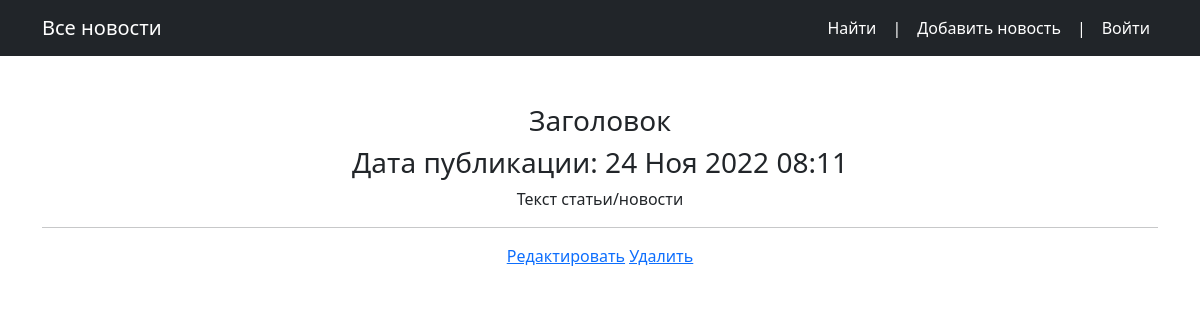
/news/173, run on the app's committed database.
### news/models.py (models this page shows, shortened)
class Post(models.Model):
    article = 'AR'
    news = 'NW'
    POST_LIST = [
        (article, 'Статья'),
        (news, 'Новость'),
    ]
    author = models.ForeignKey(Author, on_delete=models.CASCADE, )
    post_type = models.CharField(max_length=2, choices=POST_LIST, default=article)
    time_create_post = models.DateTimeField(auto_now_add=True)
    category = models.ManyToManyField(Category, through='PostCategory')
    title = models.CharField(max_length=255, default='Заголовок')
    text = models.TextField(default='Текст статьи/новости')
    rating = models.IntegerField(default=0)

### news/views.py (the view)
# urls.py: path('news/<int:pk>', NewDetailView.as_view(), name='news-detail'),
class NewDetailView(DetailView):
    model = Post
    template_name = 'news/news_detail.html'
    context_object_name = 'news_detail'
    def get_context_data(self, **kwargs):
        context = super().get_context_data(**kwargs)
        post_id = context['object'].id
        user_id = self.request.user.id
        category = PostCategory.objects.filter(post_id=post_id)
        user_category = CategorySubscribers.objects.filter(subscribers_id=user_id)
        context['is_not_subscribe'] = not user_category.exists()
        not_subscribe_category = []
        for cat in category:
            if cat.category_id not in user_category.values_list('category_id', flat=True):
                not_subscribe_category.append(cat)
        context['category'] = not_subscribe_category
        return context
    def get_object(self, *args, **kwargs): # переопределяем метод получения объекта
        obj = cache.get(f'news-{self.kwargs["pk"]}', None)
        if not obj:
            obj = super().get_object(queryset=self.queryset)
            cache.set(f'news-{self.kwargs["pk"]}', obj)
        return obj

### news/templatetags/censor_filter.py (called while the page is built)
@register.filter(name='censor_filter')
def censor_filter(text: str):
    words = text.split()
    for word in words:
        value = word.strip('.,?!').lower()
        if value in UNCENSOR_WORDS:
            words[words.index(word)] = '***'
    return ' '.join(words)

### templates/news/news_detail.html (shortened to what this page needs)
{% extends 'base.html' %}
{% load censor_filter %}
{% load static %}
{% block content %}
    <h3>{{ news_detail.title }}</h3>
    <h3>Дата публикации: {{ news_detail.time_create_post|date:'d M Y h:m' }}</h3>
    <p>{{ news_detail.text|censor_filter}}</p>
    <hr>
    <a href="{% url 'news-edit' news_detail.pk %}"><u>Редактировать</u></a>
    <a href="{% url 'news-delete' news_detail.pk %}"><u>Удалить</u></a>
{% endblock content %}

### data on the page
Post: title "Заголовок", time_create_post "24 Ноя 2022 08:11", text|censor_filter "Текст статьи/новости"
